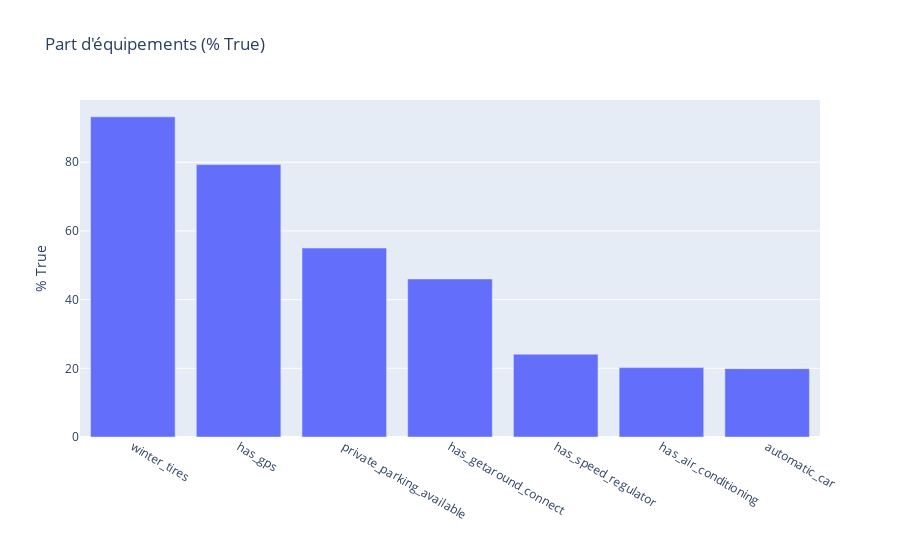

Notebook code for this chart:
### Markdown cell above
## Valeurs booléennes (taux d’équipement)

### Code cell
bool_cols = df.select_dtypes(include=["bool"]).columns.tolist()
share = (df[bool_cols].mean()*100).sort_values(ascending=False).round(1)
display(share.to_frame("% True"))

fig = px.bar(share.reset_index(), x="index", y=0, title="Part d'équipements (% True)")
fig.update_layout(xaxis_title="", yaxis_title="% True")
fig.show()

### Figure 1 — Plotly figure (JSON) as saved in the notebook; plotly's stock layout.template omitted (floating-point values rounded to 4 significant figures)
{"data": [{"alignmentgroup": "True", "hovertemplate": "index=%{x}<br>0=%{y}<extra></extra>", "legendgroup": "", "marker": {"color": "#636efa", "pattern": {"shape": ""}}, "name": "", "offsetgroup": "", "orientation": "v", "showlegend": false, "textposition": "auto", "type": "bar", "x": ["winter_tires", "has_gps", "private_parking_available", "has_getaround_connect", "has_speed_regulator", "has_air_conditioning", "automatic_car"], "xaxis": "x", "y": [93.2, 79.3, 55, 46, 24.1, 20.2, 19.9], "yaxis": "y"}], "layout": {"barmode": "relative", "legend": {"tracegroupgap": 0}, "title": {"text": "Part d'équipements (% True)"}, "xaxis": {"anchor": "y", "domain": [0, 1], "title": {"text": ""}}, "yaxis": {"anchor": "x", "domain": [0, 1], "title": {"text": "% True"}}}}
